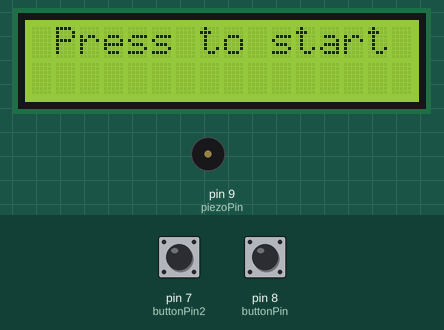
Recording of a sketch running on a simulated Arduino Uno, built with avr-gcc and run on an emulated ATmega328P. Shown: 16×2 character LCD, buzzer (waves = sounding, pin HIGH). The inputs (shaded band) are chosen by the test bench; at power-on: pin 8 (buttonPin) HIGH, pin 7 (buttonPin2) HIGH. What the sketch prints to the serial monitor is not drawn.

Above: at 1.2 s.
1.3 s: pin 8 (buttonPin) pulled LOW for 0.15 s
At 1.6 s:
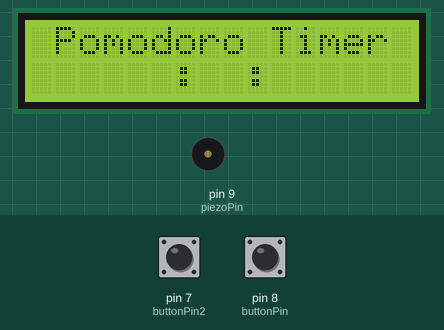
4.4 s: pin 7 (buttonPin2) pulled LOW for 1 s
At 6.5 s:
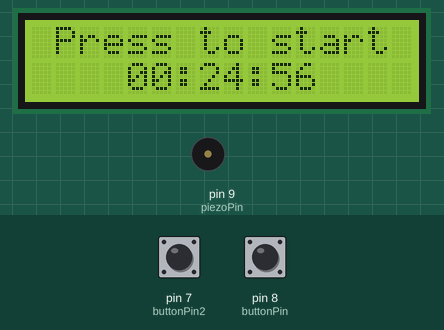
6.9 s: pin 8 (buttonPin) pulled LOW for 1 s
At 7.7 s:
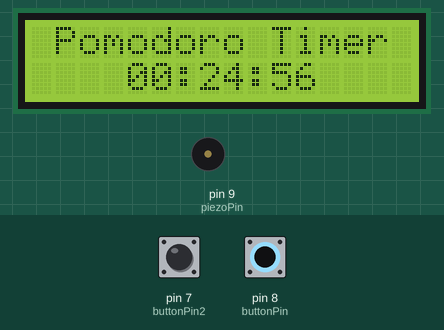
10.4 s: pin 7 (buttonPin2) pulled LOW for 1 s
At 12.0 s:
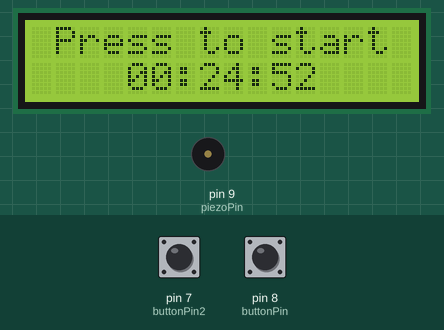
Timing chart, 0 to 13.5 s (numbered marks = the images above; inputs shaded):
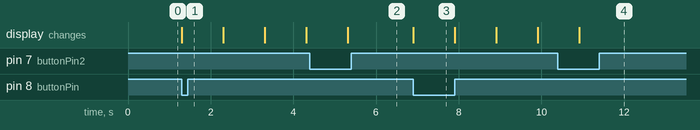

Measured:
- after the input at 1.3 s, the display: changes at once (image 1)
- after the input at 4.4 s, the display: first differs from a run without the input after 0.92 s (image 2)
- after the input at 6.9 s, the display: changes at once (image 3)
- after the input at 10.4 s, the display: first differs from a run without the input after 0.52 s (image 4)

The sketch:

pomodoro_timer.ino
```cpp
#include <LiquidCrystal.h>

int S = 0, M = 25, H = 0; // count seconds, minutes, and hours

int buttonPin = 8; // start button connected to pin 8
int buttonPin2 = 7; // pause button connected to pin 7
int piezoPin = 9; // positive of piezo goes to pin 9

int buttonValue, buttonValue2;

int yeet = 2; // responsible for detecting whether it is break time or work time

// Initialize the library with the numbers of the interface pins
LiquidCrystal lcd(4, 6, 10, 11, 12, 13); // pins connected to LCD

void setup() {
 lcd.begin(16, 2); // set up the LCD's number of columns and rows

 // initialize inputs and outputs
 pinMode(buttonPin, INPUT);
 pinMode(buttonPin2, INPUT);
 pinMode(piezoPin, OUTPUT);

 digitalWrite(buttonPin, HIGH); // reads 1
 digitalWrite(buttonPin2, HIGH); // reads 1

 Serial.begin(9600); // this is just for logging
}

void loop() {
 buttonValue = digitalRead(buttonPin); // buttonValue will be 1 unless pressed
 buttonValue2 = digitalRead(buttonPin2); // buttonValue2 will be 1 unlessed pressed

 if (buttonValue == 1) {
   // if the start button is not pressed
   lcd.setCursor(1, 0);
   lcd.print("Press to start");
 } else {
   // if the person presses the start button
   while (buttonValue2 == 1) {
      // while the pause button is not pressed
      buttonValue2 = digitalRead(buttonPin2);

      Serial.print("Button: ");
      Serial.println(buttonValue2); // logging

      if (buttonValue2 != 1) {
       // if the pause button is pressed
       break; // stop the loop
      } else {
        // code for timer
        lcd.setCursor(1, 0);
        lcd.print ("Pomodoro Timer");

        lcd.setCursor(6, 1);
        lcd.print(":");

        lcd.setCursor(9, 1);
        lcd.print(":");

        S--; // decrease seconds by 1
        delay(1000); // wait for 1 sec

        if (S < 0) {
          M--;
          S = 59;
        }

       if (M < 0) {
          H--;
          M = 59;
        }

        if (H < 0) { // if time runs out, i.e 0 hours, 0 minutes, 0 seconds
          // code for saying work or break time has ended

          if (yeet % 2 == 0) {
            // if the variable yeet is divisible by 2, work time has ended
            lcd.setCursor(1, 0);
            lcd.print("Work  finished"); // add an extra space to center
          } else {
            // if the variable yeet is not divisible by 2, break time has ended
            lcd.setCursor(1,0);
            lcd.print("Break finished");
          }

          // Piezo
          tone(piezoPin, 261); // make piezo buzz at 261 hertz
          delay(10000); // piezo buzzes for 10 seconds
          noTone(piezoPin); // stop piezo buzzing

          if (yeet % 2 == 0) {
            // if the variable yeet is divisible by 2, it must be break time
            H = 0; M = 5; S = 0;
            yeet++; // increase yeet by 1
          } else {
            // if the variable yeet is not divisible by 2 that means it is work time
            H = 0; M = 25; S = 0;
            yeet++; // increase yeet by 1
          }
        }

        if (M > 9) {
          // if m > 9 no need to put a 0 before it
          lcd.setCursor(7, 1);
          lcd.print(M); // so just print m
        } else {
          // else you have to put a 0 before it
          lcd.setCursor(7, 1);
          lcd.print("0");

          lcd.setCursor(8, 1);
          lcd.print(M);

          lcd.setCursor(9, 1);
          lcd.print(":");
        }

        if (S > 9) {
          // if s > 9 no need to put a 0 before it
          lcd.setCursor(10, 1);
          lcd.print(S); // so just print s
        } else {
          // else you have to put a 0 before it
          lcd.setCursor(10, 1);
          lcd.print("0");

          lcd.setCursor(11, 1);
          lcd.print(S);

          lcd.setCursor(12, 1);
          lcd.print(" ");
        }

        if (H > 9) {
          // if h > 9 no need to put a 0 before it
          lcd.setCursor(4, 1);
          lcd.print(H); // so just print h
        } else {
          // else you have to put a 0 before it
          lcd.setCursor(4, 1);
          lcd.print("0");

          lcd.setCursor(5, 1);
          lcd.print(H);

          lcd.setCursor(6, 1);
          lcd.print(":");
        }
      }
   }
 }
}
```
